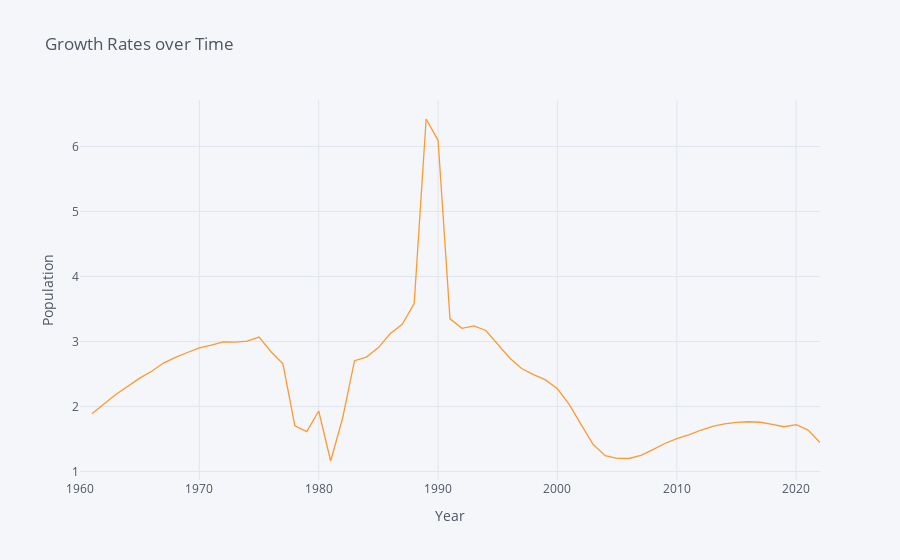

The code cell stored with this chart in its notebook:
### Code cell
nambia_df.iplot(title="Growth Rates over Time",xTitle='Year',yTitle='Population')

### Figure 1 — Plotly figure (JSON) as saved in the notebook; plotly's stock layout.template omitted (floating-point values rounded to 4 significant figures)
{"data": [{"line": {"color": "rgba(255, 153, 51, 1.0)", "dash": "solid", "shape": "linear", "width": 1.3}, "mode": "lines", "name": "population_growth", "text": "", "type": "scatter", "x": ["2022-01-01", "2021-01-01", "2020-01-01", "2019-01-01", "2018-01-01", "2017-01-01", "2016-01-01", "2015-01-01", "2014-01-01", "2013-01-01", "2012-01-01", "2011-01-01", "2010-01-01", "2009-01-01", "2008-01-01", "2007-01-01", "2006-01-01", "2005-01-01", "2004-01-01", "2003-01-01", "2002-01-01", "2001-01-01", "2000-01-01", "1999-01-01", "1998-01-01", "1997-01-01", "1996-01-01", "1995-01-01", "1994-01-01", "1993-01-01", "1992-01-01", "1991-01-01", "1990-01-01", "1989-01-01", "1988-01-01", "1987-01-01", "1986-01-01", "1985-01-01", "1984-01-01", "1983-01-01", "1982-01-01", "1981-01-01", "1980-01-01", "1979-01-01", "1978-01-01", "1977-01-01", "1976-01-01", "1975-01-01", "1974-01-01", "1973-01-01", "1972-01-01", "1971-01-01", "1970-01-01", "1969-01-01", "1968-01-01", "1967-01-01", "1966-01-01", "1965-01-01", "1964-01-01", "1963-01-01", "1962-01-01", "1961-01-01", "1960-01-01"], "y": [1.446, 1.636, 1.72, 1.688, 1.725, 1.757, 1.765, 1.755, 1.731, 1.694, 1.634, 1.563, 1.505, 1.43, 1.336, 1.247, 1.2, 1.202, 1.244, 1.414, 1.716, 2.028, 2.272, 2.409, 2.491, 2.583, 2.746, 2.966, 3.169, 3.241, 3.203, 3.348, 6.094, 6.422, 3.583, 3.265, 3.123, 2.906, 2.76, 2.704, 1.819, 1.161, 1.93, 1.612, 1.704, 2.655, 2.842, 3.068, 3.006, 2.991, 2.994, 2.942, 2.903, 2.831, 2.756, 2.668, 2.541, 2.436, 2.316, 2.184, 2.038, 1.887, ""]}], "layout": {"autosize": true, "legend": {"bgcolor": "#F5F6F9", "font": {"color": "#4D5663"}}, "paper_bgcolor": "#F5F6F9", "plot_bgcolor": "#F5F6F9", "title": {"font": {"color": "#4D5663"}, "text": "Growth Rates over Time"}, "xaxis": {"autorange": true, "gridcolor": "#E1E5ED", "range": ["1960-01-01", "2022-01-01"], "showgrid": true, "tickfont": {"color": "#4D5663"}, "title": {"font": {"color": "#4D5663"}, "text": "Year"}, "type": "date", "zerolinecolor": "#E1E5ED"}, "yaxis": {"autorange": true, "gridcolor": "#E1E5ED", "range": [0.869, 6.714], "showgrid": true, "tickfont": {"color": "#4D5663"}, "title": {"font": {"color": "#4D5663"}, "text": "Population"}, "type": "linear", "zerolinecolor": "#E1E5ED"}}}
